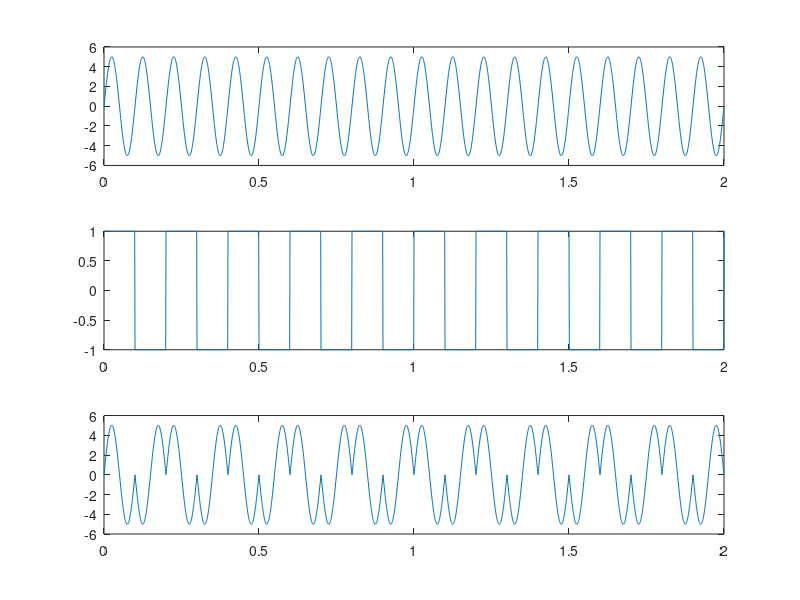

Recreate this plot in MATLAB.
clc;
clear all;
a=5
t=0:0.001:2
f1=10%carrier
f2=5
x=a*sin(2*pi*f1*t)
subplot(3,1,1)
plot(t,x)

u=square(2*pi*f2*t)%msg
subplot(3,1,2)
plot(t,u)

v=x.*u
subplot(3,1,3)
plot(t,v)
